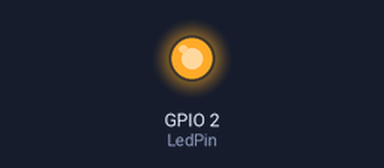
Recording of a sketch running on a simulated ESP8266 (NodeMCU). Parts: output pins drawn as LEDs (lit = HIGH). WiFi joins after 1.5 s; servers stay silent unless stated; what the sketch prints to the serial monitor is not drawn.

Above: at 0.1 s.
At 1.6 s:
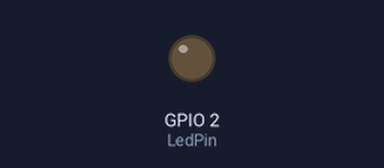
Timing chart, 0 to 3.1 s (numbered marks = the images above):
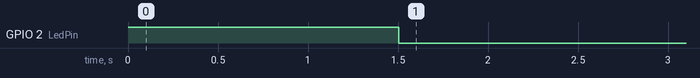

The sketch:

Wifi_HDD_LED_Arduino.ino
```cpp
//Created by Nikos Georgousis
// This isan arduino port of the lua code whish is presenetd on: https://www.instructables.com/WiFi-HDD-LED/
// This skeτch should be used this WiFi HDD Led Option of Activity Indicator. Downlaod here: https://sourceforge.net/projects/activityindicat/
//
#include <ESP8266WiFi.h>
#include <WiFiUdp.h>
const char* ssid     = "YOURSSID";
const char* pw = "YOURPASS";
int LedPin = 2;
String ModuleID = "AI-9855"; //used to identify the LED if there are multiple on the network
char data[200] = {};
int packetsize = 0;
String receiveddata = "";
int UDPServerPort = 8266;
int BroadcastMyIP = 1 ;

WiFiUDP Server;

void setup() {
  pinMode(LedPin, OUTPUT);
  digitalWrite(LedPin, HIGH);       // sets the digital pin LedPin on
  Serial.begin(115200);
  Serial.println();
  Serial.printf("Connecting to %s ", ssid);
  Serial.println();

  WiFi.begin(ssid, pw);
  while (WiFi.status() != WL_CONNECTED)
  {
    delay(500);
    Serial.print(".");
  }
  Serial.println();
  Serial.println("WiFi connected");
  Server.begin(UDPServerPort);
  Serial.print("WiFi LED UDP port: " );
  Serial.print(  UDPServerPort);
  Serial.println();

  digitalWrite(LedPin, LOW);        // sets the digital pin LedPin off

}

void loop() {
  if (BroadcastMyIP == 1) {
    //udpSocket:send(8266, "255.255.255.255", "WiFi LED "..ModuleID.." - IP address:"..myip ) --Message to report presence on Activity Indicator
    //   print("Broadcasting info "..tmr.time().." secs after start")
    IPAddress broadcastIp = WiFi.localIP();
    broadcastIp[3] = 255;
    String LocalIP = String() + WiFi.localIP()[0] + "." + WiFi.localIP()[1] + "." + WiFi.localIP()[2] + "." + WiFi.localIP()[3];
    Serial.print("Broadcasting ID to ");
    Serial.println(broadcastIp);
    Server.beginPacket(broadcastIp, UDPServerPort);
    Server.print("Wifi LED "+ ModuleID +" - " + LocalIP);
    Server.endPacket();
    delay (200);
  }


  char message = Server.parsePacket();
  packetsize = Server.available();
  if (message)
  {

    Server.read(data, packetsize);
    delay(100);
    IPAddress remoteip = Server.remoteIP();
    //   delay(100);
    //   Serial.println(Server.beginPacket(remoteip, 81));
    //   Serial.println(remoteip);
    //   Serial.println(Server.remotePort());
    //   Serial.println(data);
    //   Server.write(data);
    Server.endPacket();
  }

  if (packetsize) {
    Serial.print("characters received: ");
    Serial.println(packetsize);
    for (int i = 0; packetsize > i ; i++)
    {
      receiveddata += (char)data[i];
    }
    Serial.println(receiveddata);
    //  Serial.println();
    if (receiveddata == "ON2")
    {
      digitalWrite(LedPin, HIGH);       // sets the digital pin 13 on
      delay(10);                  // waits for a second
      BroadcastMyIP = 0;
    }
    else if (receiveddata == "OFF2")
    {
      digitalWrite(LedPin, LOW);        // sets the digital pin 13 off
      delay(10);                  // waits for a second
      BroadcastMyIP = 0;
    }
    receiveddata = "";
  }
  delay(10);

  if (WiFi.status() == !WL_CONNECTED)
  {
    Serial.print(".");
    delay(200);
  }
}
```
